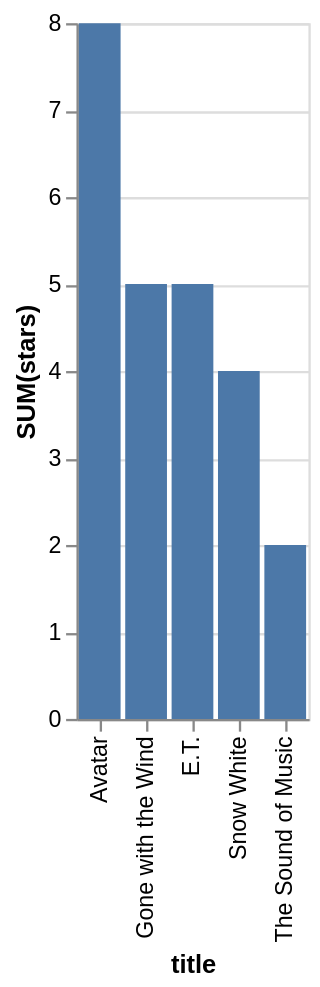

Here is the Vega-Lite specification saved for this chart:
### Vega-Lite specification from a JSON file in a GitHub repository (floating-point values rounded to 4 significant figures)
{"data": {"values": [{"x_data": "Avatar", "y_data": 8}, {"x_data": "Gone with the Wind", "y_data": 5}, {"x_data": "E.T.", "y_data": 5}, {"x_data": "Snow White", "y_data": 4}, {"x_data": "The Sound of Music", "y_data": 2}]}, "mark": "bar", "encoding": {"x": {"field": "x_data", "type": "nominal", "title": "title", "sort": {"op": "sum", "field": "y_data", "order": "descending"}}, "y": {"field": "y_data", "type": "quantitative", "title": "SUM(stars)"}}}
